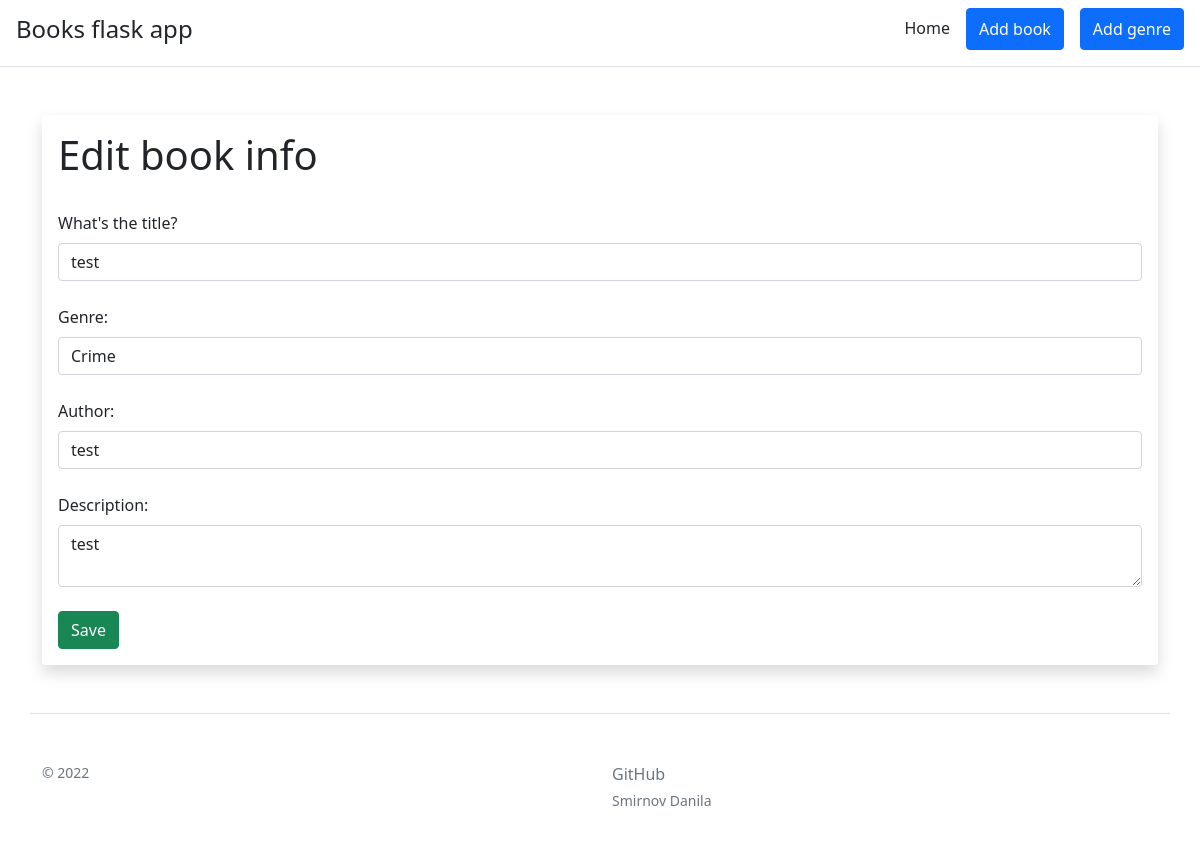
/1/update, run on the app's committed database.
### app.py (models this page shows, shortened)
class Books(db.Model):
    id = db.Column(db.Integer, primary_key=True)
    title = db.Column(db.String(100), nullable=False)
    genre = db.Column(db.Integer, db.ForeignKey('genres.id'), nullable=False)
    author = db.Column(db.String(100), nullable=False)
    description = db.Column(db.String(500), nullable=False)
    date = db.Column(db.DateTime, default=datetime.utcnow)

### app.py (the view, shortened to what this page needs)
@app.route('/<int:id>/update', methods=['GET', 'POST'])
def book_update(id):
    book = db.session.query(Books).get_or_404(id)
    form = BookForm(obj=book)
    form.genre.choices = [(g.id, g.name) for g in Genres.query.order_by('name')]
    return render_template('book_update.html', form=form)

### forms.py
class BookForm(FlaskForm):
    title = StringField("What's the title?", validators=[DataRequired()])
    genre = SelectField('Genre: ', coerce=int, validators=[DataRequired()])
    author = StringField("Author: ", validators=[DataRequired()])
    description = TextAreaField('Description: ', validators=[DataRequired()])
    submit = SubmitField('Save')

### templates/book_update.html (shortened to what this page needs)
{% extends 'base.html' %}
{% block body %}
<div class="container mt-5 mb-5">
    <div class="shadow p-3 mb-5 bg-body rounded">
        <h1>Edit book info</h1>
        <br>
        <form method="POST">
            {{ form.title.label(class='form-label') }}
            {{ form.title(class='form-control') }}
            <br>
            {{ form.genre.label(class='form-label') }}
            {{ form.genre(class='form-control') }}
            <br>
            {{ form.author.label(class='form-label') }}
            {{ form.author(class='form-control') }}
            <br>
            {{ form.description.label(class='form-label') }}
            {{ form.description(class='form-control') }}
            <br>
            {{ form.submit(class="btn btn-success") }}
        </form>
    </div>
</div>
{% endblock %}

### data on the page
Books: title "test", genre "Crime", author "test", description "test"
